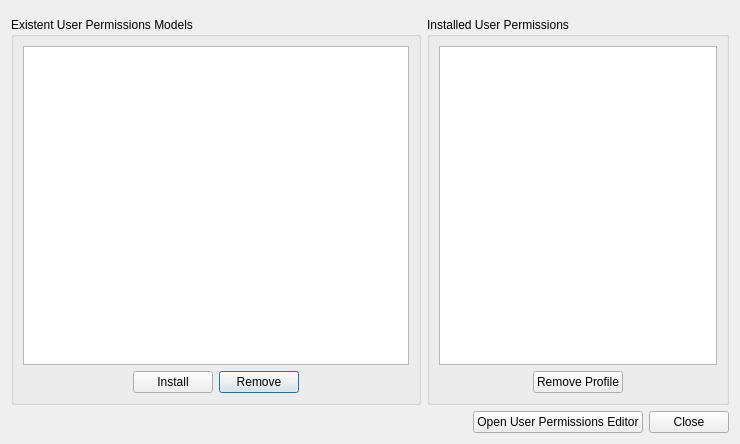
<?xml version="1.0" encoding="UTF-8"?>
<ui version="4.0">
 <class>Dialog</class>
 <widget class="QDialog" name="Dialog">
  <property name="geometry">
   <rect>
    <x>0</x>
    <y>0</y>
    <width>740</width>
    <height>444</height>
   </rect>
  </property>
  <property name="windowTitle">
   <string>Install/Remove User Permissions</string>
  </property>
  <layout class="QGridLayout" name="gridLayout_3">
   <item row="0" column="0" colspan="2">
    <widget class="ConnectionWidget" name="widget" native="true"/>
   </item>
   <item row="1" column="0">
    <widget class="QGroupBox" name="groupBox">
     <property name="title">
      <string>Existent User Permissions Models</string>
     </property>
     <layout class="QGridLayout" name="gridLayout_2">
      <item row="1" column="2">
       <widget class="QPushButton" name="removeJson">
        <property name="text">
         <string>Remove</string>
        </property>
       </widget>
      </item>
      <item row="1" column="0">
       <spacer name="horizontalSpacer_5">
        <property name="orientation">
         <enum>Qt::Horizontal</enum>
        </property>
        <property name="sizeHint" stdset="0">
         <size>
          <width>104</width>
          <height>20</height>
         </size>
        </property>
       </spacer>
      </item>
      <item row="1" column="1">
       <widget class="QPushButton" name="installButton">
        <property name="text">
         <string>Install</string>
        </property>
       </widget>
      </item>
      <item row="1" column="3">
       <spacer name="horizontalSpacer_4">
        <property name="orientation">
         <enum>Qt::Horizontal</enum>
        </property>
        <property name="sizeHint" stdset="0">
         <size>
          <width>104</width>
          <height>20</height>
         </size>
        </property>
       </spacer>
      </item>
      <item row="0" column="0" colspan="4">
       <widget class="QListWidget" name="possibleProfiles">
        <property name="selectionMode">
         <enum>QAbstractItemView::MultiSelection</enum>
        </property>
       </widget>
      </item>
     </layout>
    </widget>
   </item>
   <item row="1" column="1">
    <widget class="QGroupBox" name="groupBox_2">
     <property name="title">
      <string>Installed User Permissions</string>
     </property>
     <layout class="QGridLayout" name="gridLayout">
      <item row="0" column="0" colspan="3">
       <widget class="QListWidget" name="assignedProfiles">
        <property name="selectionMode">
         <enum>QAbstractItemView::MultiSelection</enum>
        </property>
       </widget>
      </item>
      <item row="1" column="0">
       <spacer name="horizontalSpacer_2">
        <property name="orientation">
         <enum>Qt::Horizontal</enum>
        </property>
        <property name="sizeHint" stdset="0">
         <size>
          <width>79</width>
          <height>20</height>
         </size>
        </property>
       </spacer>
      </item>
      <item row="1" column="1">
       <widget class="QPushButton" name="removeButton">
        <property name="text">
         <string>Remove Profile</string>
        </property>
       </widget>
      </item>
      <item row="1" column="2">
       <spacer name="horizontalSpacer_3">
        <property name="orientation">
         <enum>Qt::Horizontal</enum>
        </property>
        <property name="sizeHint" stdset="0">
         <size>
          <width>79</width>
          <height>20</height>
         </size>
        </property>
       </spacer>
      </item>
     </layout>
    </widget>
   </item>
   <item row="2" column="0" colspan="2">
    <layout class="QHBoxLayout" name="horizontalLayout">
     <item>
      <spacer name="horizontalSpacer">
       <property name="orientation">
        <enum>Qt::Horizontal</enum>
       </property>
       <property name="sizeHint" stdset="0">
        <size>
         <width>40</width>
         <height>20</height>
        </size>
       </property>
      </spacer>
     </item>
     <item>
      <widget class="QPushButton" name="openProfileEditor">
       <property name="text">
        <string>Open User Permissions Editor</string>
       </property>
      </widget>
     </item>
     <item>
      <widget class="QPushButton" name="closeButton">
       <property name="text">
        <string>Close</string>
       </property>
      </widget>
     </item>
    </layout>
   </item>
  </layout>
 </widget>
 <customwidgets>
  <customwidget>
   <class>ConnectionWidget</class>
   <extends>QWidget</extends>
   <header>DsgTools.CustomWidgets.connectionWidget.h</header>
   <container>1</container>
  </customwidget>
 </customwidgets>
 <resources/>
 <connections/>
</ui>
